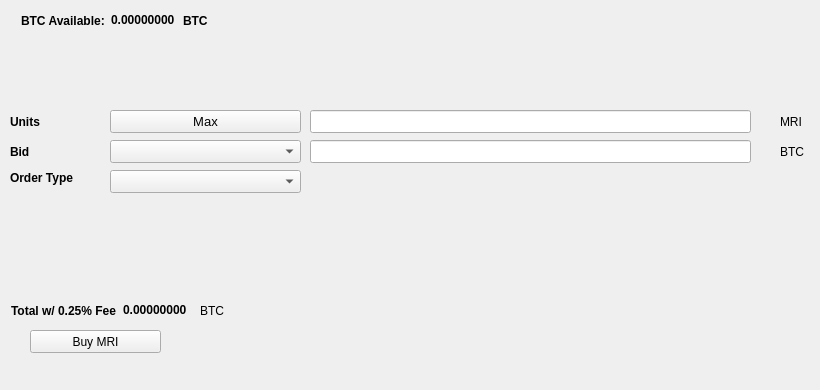
   <widget class="QWidget" name="BuyTab">
    <attribute name="title">
     <string>Buy</string>
    </attribute>
    <widget class="QPushButton" name="BuyMRI">
     <property name="geometry">
      <rect>
       <x>30</x>
       <y>330</y>
       <width>131</width>
       <height>23</height>
      </rect>
     </property>
     <property name="text">
      <string>Buy MRI</string>
     </property>
     <property name="icon">
      <iconset resource="../mirai.qrc">
       <normaloff>:/icons/bitcoin</normaloff>:/icons/bitcoin</iconset>
     </property>
    </widget>
    <widget class="QLabel" name="label_3">
     <property name="geometry">
      <rect>
       <x>10</x>
       <y>110</y>
       <width>46</width>
       <height>23</height>
      </rect>
     </property>
     <property name="font">
      <font>
       <weight>75</weight>
       <bold>true</bold>
      </font>
     </property>
     <property name="text">
      <string>Units</string>
     </property>
    </widget>
    <widget class="QLineEdit" name="UnitsInput">
     <property name="geometry">
      <rect>
       <x>310</x>
       <y>110</y>
       <width>441</width>
       <height>23</height>
      </rect>
     </property>
     <property name="font">
      <font>
       <pointsize>9</pointsize>
       <weight>75</weight>
       <bold>true</bold>
      </font>
     </property>
    </widget>
    <widget class="QLineEdit" name="BuyBidPriceEdit">
     <property name="geometry">
      <rect>
       <x>310</x>
       <y>140</y>
       <width>441</width>
       <height>23</height>
      </rect>
     </property>
     <property name="font">
      <font>
       <pointsize>9</pointsize>
       <weight>75</weight>
       <bold>true</bold>
      </font>
     </property>
    </widget>
    <widget class="QLabel" name="label_4">
     <property name="geometry">
      <rect>
       <x>780</x>
       <y>110</y>
       <width>31</width>
       <height>23</height>
      </rect>
     </property>
     <property name="text">
      <string>MRI</string>
     </property>
    </widget>
    <widget class="QLabel" name="label_5">
     <property name="geometry">
      <rect>
       <x>780</x>
       <y>140</y>
       <width>31</width>
       <height>23</height>
      </rect>
     </property>
     <property name="text">
      <string>BTC</string>
     </property>
    </widget>
    <widget class="QLabel" name="label_6">
     <property name="geometry">
      <rect>
       <x>10</x>
       <y>140</y>
       <width>46</width>
       <height>23</height>
      </rect>
     </property>
     <property name="font">
      <font>
       <weight>75</weight>
       <bold>true</bold>
      </font>
     </property>
     <property name="text">
      <string>Bid</string>
     </property>
    </widget>
    <widget class="QLabel" name="label_7">
     <property name="geometry">
      <rect>
       <x>10</x>
       <y>170</y>
       <width>91</width>
       <height>16</height>
      </rect>
     </property>
     <property name="font">
      <font>
       <weight>75</weight>
       <bold>true</bold>
      </font>
     </property>
     <property name="text">
      <string>Order Type</string>
     </property>
    </widget>
    <widget class="QPushButton" name="Buy_Max_Amount">
     <property name="geometry">
      <rect>
       <x>110</x>
       <y>110</y>
       <width>191</width>
       <height>23</height>
      </rect>
     </property>
     <property name="font">
      <font>
       <pointsize>10</pointsize>
      </font>
     </property>
     <property name="text">
      <string>Max</string>
     </property>
    </widget>
    <widget class="QComboBox" name="BuyBidcomboBox">
     <property name="geometry">
      <rect>
       <x>110</x>
       <y>140</y>
       <width>191</width>
       <height>23</height>
      </rect>
     </property>
     <property name="font">
      <font>
       <pointsize>10</pointsize>
      </font>
     </property>
    </widget>
    <widget class="QComboBox" name="buyOrdertypeCombo">
     <property name="geometry">
      <rect>
       <x>110</x>
       <y>170</y>
       <width>191</width>
       <height>23</height>
      </rect>
     </property>
     <property name="font">
      <font>
       <pointsize>10</pointsize>
      </font>
     </property>
    </widget>
    <widget class="QWidget" name="layoutWidget1">
     <property name="geometry">
      <rect>
       <x>21</x>
       <y>11</y>
       <width>227</width>
       <height>19</height>
      </rect>
     </property>
     <layout class="QHBoxLayout" name="horizontalLayout_3">
      <item>
       <widget class="QLabel" name="label232">
        <property name="font">
         <font>
          <weight>75</weight>
          <bold>true</bold>
         </font>
        </property>
        <property name="text">
         <string>BTC Available:</string>
        </property>
       </widget>
      </item>
      <item>
       <widget class="QLabel" name="BtcAvailableLbl">
        <property name="palette">
         <palette>
          <active>
           <colorrole role="WindowText">
            <brush brushstyle="SolidPattern">
             <color alpha="255">
              <red>0</red>
              <green>0</green>
              <blue>0</blue>
             </color>
            </brush>
           </colorrole>
           <colorrole role="Button">
            <brush brushstyle="SolidPattern">
             <color alpha="255">
              <red>0</red>
              <green>170</green>
              <blue>0</blue>
             </color>
            </brush>
           </colorrole>
           <colorrole role="Light">
            <brush brushstyle="SolidPattern">
             <color alpha="255">
              <red>0</red>
              <green>255</green>
              <blue>0</blue>
             </color>
            </brush>
           </colorrole>
           <colorrole role="Midlight">
            <brush brushstyle="SolidPattern">
             <color alpha="255">
              <red>0</red>
              <green>212</green>
              <blue>0</blue>
             </color>
            </brush>
           </colorrole>
           <colorrole role="Dark">
            <brush brushstyle="SolidPattern">
             <color alpha="255">
              <red>0</red>
              <green>85</green>
              <blue>0</blue>
             </color>
            </brush>
           </colorrole>
           <colorrole role="Mid">
            <brush brushstyle="SolidPattern">
             <color alpha="255">
              <red>0</red>
              <green>113</green>
              <blue>0</blue>
             </color>
            </brush>
           </colorrole>
           <colorrole role="Text">
            <brush brushstyle="SolidPattern">
             <color alpha="255">
              <red>0</red>
              <green>170</green>
              <blue>0</blue>
             </color>
            </brush>
           </colorrole>
           <colorrole role="BrightText">
            <brush brushstyle="SolidPattern">
             <color alpha="255">
              <red>255</red>
              <green>255</green>
              <blue>255</blue>
             </color>
            </brush>
           </colorrole>
           <colorrole role="ButtonText">
            <brush brushstyle="SolidPattern">
             <color alpha="255">
              <red>0</red>
              <green>0</green>
              <blue>0</blue>
             </color>
            </brush>
           </colorrole>
           <colorrole role="Base">
            <brush brushstyle="SolidPattern">
             <color alpha="255">
              <red>255</red>
              <green>255</green>
              <blue>255</blue>
             </color>
            </brush>
           </colorrole>
           <colorrole role="Window">
            <brush brushstyle="SolidPattern">
             <color alpha="255">
              <red>0</red>
              <green>170</green>
              <blue>0</blue>
             </color>
            </brush>
           </colorrole>
           <colorrole role="Shadow">
            <brush brushstyle="SolidPattern">
             <color alpha="255">
              <red>0</red>
              <green>0</green>
              <blue>0</blue>
             </color>
            </brush>
           </colorrole>
           <colorrole role="AlternateBase">
            <brush brushstyle="SolidPattern">
             <color alpha="255">
              <red>127</red>
              <green>212</green>
              <blue>127</blue>
             </color>
            </brush>
           </colorrole>
           <colorrole role="ToolTipBase">
            <brush brushstyle="SolidPattern">
             <color alpha="255">
              <red>255</red>
              <green>255</green>
              <blue>220</blue>
             </color>
            </brush>
           </colorrole>
           <colorrole role="ToolTipText">
            <brush brushstyle="SolidPattern">
             <color alpha="255">
              <red>0</red>
              <green>0</green>
              <blue>0</blue>
             </color>
            </brush>
           </colorrole>
          </active>
          <inactive>
           <colorrole role="WindowText">
            <brush brushstyle="SolidPattern">
             <color alpha="255">
              <red>0</red>
              <green>0</green>
              <blue>0</blue>
             </color>
            </brush>
           </colorrole>
           <colorrole role="Button">
            <brush brushstyle="SolidPattern">
             <color alpha="255">
              <red>0</red>
              <green>170</green>
              <blue>0</blue>
             </color>
            </brush>
           </colorrole>
           <colorrole role="Light">
            <brush brushstyle="SolidPattern">
             <color alpha="255">
              <red>0</red>
              <green>255</green>
              <blue>0</blue>
             </color>
            </brush>
           </colorrole>
           <colorrole role="Midlight">
            <brush brushstyle="SolidPattern">
             <color alpha="255">
              <red>0</red>
              <green>212</green>
              <blue>0</blue>
             </color>
            </brush>
           </colorrole>
           <colorrole role="Dark">
            <brush brushstyle="SolidPattern">
             <color alpha="255">
              <red>0</red>
              <green>85</green>
              <blue>0</blue>
             </color>
            </brush>
           </colorrole>
           <colorrole role="Mid">
            <brush brushstyle="SolidPattern">
             <color alpha="255">
              <red>0</red>
              <green>113</green>
              <blue>0</blue>
             </color>
            </brush>
           </colorrole>
           <colorrole role="Text">
            <brush brushstyle="SolidPattern">
             <color alpha="255">
              <red>0</red>
              <green>170</green>
              <blue>0</blue>
             </color>
            </brush>
           </colorrole>
           <colorrole role="BrightText">
            <brush brushstyle="SolidPattern">
             <color alpha="255">
              <red>255</red>
              <green>255</green>
              <blue>255</blue>
             </color>
            </brush>
           </colorrole>
           <colorrole role="ButtonText">
            <brush brushstyle="SolidPattern">
             <color alpha="255">
              <red>0</red>
              <green>0</green>
              <blue>0</blue>
             </color>
            </brush>
           </colorrole>
           <colorrole role="Base">
            <brush brushstyle="SolidPattern">
             <color alpha="255">
              <red>255</red>
              <green>255</green>
              <blue>255</blue>
             </color>
            </brush>
           </colorrole>
           <colorrole role="Window">
            <brush brushstyle="SolidPattern">
             <color alpha="255">
              <red>0</red>
              <green>170</green>
              <blue>0</blue>
             </color>
            </brush>
           </colorrole>
           <colorrole role="Shadow">
            <brush brushstyle="SolidPattern">
             <color alpha="255">
              <red>0</red>
              <green>0</green>
              <blue>0</blue>
             </color>
            </brush>
           </colorrole>
           <colorrole role="AlternateBase">
            <brush brushstyle="SolidPattern">
             <color alpha="255">
              <red>127</red>
              <green>212</green>
              <blue>127</blue>
             </color>
            </brush>
           </colorrole>
           <colorrole role="ToolTipBase">
            <brush brushstyle="SolidPattern">
             <color alpha="255">
              <red>255</red>
              <green>255</green>
              <blue>220</blue>
             </color>
            </brush>
           </colorrole>
           <colorrole role="ToolTipText">
            <brush brushstyle="SolidPattern">
             <color alpha="255">
              <red>0</red>
              <green>0</green>
              <blue>0</blue>
             </color>
            </brush>
           </colorrole>
          </inactive>
          <disabled>
           <colorrole role="WindowText">
            <brush brushstyle="SolidPattern">
             <color alpha="255">
              <red>0</red>
              <green>85</green>
              <blue>0</blue>
             </color>
            </brush>
           </colorrole>
           <colorrole role="Button">
            <brush brushstyle="SolidPattern">
             <color alpha="255">
              <red>0</red>
              <green>170</green>
              <blue>0</blue>
             </color>
            </brush>
           </colorrole>
           <colorrole role="Light">
            <brush brushstyle="SolidPattern">
             <color alpha="255">
              <red>0</red>
              <green>255</green>
              <blue>0</blue>
             </color>
            </brush>
           </colorrole>
           <colorrole role="Midlight">
            <brush brushstyle="SolidPattern">
             <color alpha="255">
              <red>0</red>
              <green>212</green>
              <blue>0</blue>
             </color>
            </brush>
           </colorrole>
           <colorrole role="Dark">
            <brush brushstyle="SolidPattern">
             <color alpha="255">
              <red>0</red>
              <green>85</green>
              <blue>0</blue>
             </color>
            </brush>
           </colorrole>
           <colorrole role="Mid">
            <brush brushstyle="SolidPattern">
             <color alpha="255">
              <red>0</red>
              <green>113</green>
              <blue>0</blue>
             </color>
            </brush>
           </colorrole>
           <colorrole role="Text">
            <brush brushstyle="SolidPattern">
             <color alpha="255">
              <red>0</red>
              <green>85</green>
              <blue>0</blue>
             </color>
            </brush>
           </colorrole>
           <colorrole role="BrightText">
            <brush brushstyle="SolidPattern">
             <color alpha="255">
              <red>255</red>
              <green>255</green>
              <blue>255</blue>
             </color>
            </brush>
           </colorrole>
           <colorrole role="ButtonText">
            <brush brushstyle="SolidPattern">
             <color alpha="255">
              <red>0</red>
              <green>85</green>
              <blue>0</blue>
             </color>
            </brush>
           </colorrole>
           <colorrole role="Base">
            <brush brushstyle="SolidPattern">
             <color alpha="255">
              <red>0</red>
              <green>170</green>
              <blue>0</blue>
             </color>
            </brush>
           </colorrole>
           <colorrole role="Window">
            <brush brushstyle="SolidPattern">
             <color alpha="255">
              <red>0</red>
              <green>170</green>
              <blue>0</blue>
             </color>
            </brush>
           </colorrole>
           <colorrole role="Shadow">
            <brush brushstyle="SolidPattern">
             <color alpha="255">
              <red>0</red>
              <green>0</green>
              <blue>0</blue>
             </color>
            </brush>
           </colorrole>
           <colorrole role="AlternateBase">
            <brush brushstyle="SolidPattern">
             <color alpha="255">
              <red>0</red>
              <green>170</green>
              <blue>0</blue>
             </color>
            </brush>
           </colorrole>
           <colorrole role="ToolTipBase">
            <brush brushstyle="SolidPattern">
             <color alpha="255">
              <red>255</red>
              <green>255</green>
              <blue>220</blue>
             </color>
            </brush>
           </colorrole>
           <colorrole role="ToolTipText">
            <brush brushstyle="SolidPattern">
             <color alpha="255">
              <red>0</red>
              <green>0</green>
              <blue>0</blue>
             </color>
            </brush>
           </colorrole>
          </disabled>
         </palette>
        </property>
        <property name="font">
         <font>
          <weight>75</weight>
          <bold>true</bold>
         </font>
        </property>
        <property name="text">
         <string>0.00000000</string>
        </property>
        <property name="textInteractionFlags">
         <set>Qt::LinksAccessibleByMouse|Qt::TextSelectableByKeyboard|Qt::TextSelectableByMouse</set>
        </property>
       </widget>
      </item>
      <item>
       <widget class="QLabel" name="BtcAvailableLbl_2">
        <property name="font">
         <font>
          <weight>75</weight>
          <bold>true</bold>
         </font>
        </property>
        <property name="text">
         <string>BTC</string>
        </property>
       </widget>
      </item>
     </layout>
    </widget>
    <widget class="QWidget" name="layoutWidge2">
     <property name="geometry">
      <rect>
       <x>11</x>
       <y>301</y>
       <width>259</width>
       <height>19</height>
      </rect>
     </property>
     <layout class="QHBoxLayout" name="horizontalLayout_4">
      <item>
       <widget class="QLabel" name="label_9">
        <property name="font">
         <font>
          <weight>75</weight>
          <bold>true</bold>
         </font>
        </property>
        <property name="text">
         <string>Total w/ 0.25% Fee</string>
        </property>
       </widget>
      </item>
      <item>
       <widget class="QLabel" name="BuyCostLabel">
        <property name="palette">
         <palette>
          <active>
           <colorrole role="WindowText">
            <brush brushstyle="SolidPattern">
             <color alpha="255">
              <red>0</red>
              <green>0</green>
              <blue>0</blue>
             </color>
            </brush>
           </colorrole>
           <colorrole role="Button">
            <brush brushstyle="SolidPattern">
             <color alpha="255">
              <red>0</red>
              <green>170</green>
              <blue>0</blue>
             </color>
            </brush>
           </colorrole>
           <colorrole role="Light">
            <brush brushstyle="SolidPattern">
             <color alpha="255">
              <red>0</red>
              <green>255</green>
              <blue>0</blue>
             </color>
            </brush>
           </colorrole>
           <colorrole role="Midlight">
            <brush brushstyle="SolidPattern">
             <color alpha="255">
              <red>0</red>
              <green>212</green>
              <blue>0</blue>
             </color>
            </brush>
           </colorrole>
           <colorrole role="Dark">
            <brush brushstyle="SolidPattern">
             <color alpha="255">
              <red>0</red>
              <green>85</green>
              <blue>0</blue>
             </color>
            </brush>
           </colorrole>
           <colorrole role="Mid">
            <brush brushstyle="SolidPattern">
             <color alpha="255">
              <red>0</red>
              <green>113</green>
              <blue>0</blue>
             </color>
            </brush>
           </colorrole>
           <colorrole role="Text">
            <brush brushstyle="SolidPattern">
             <color alpha="255">
              <red>0</red>
              <green>170</green>
              <blue>0</blue>
             </color>
            </brush>
           </colorrole>
           <colorrole role="BrightText">
            <brush brushstyle="SolidPattern">
             <color alpha="255">
              <red>255</red>
              <green>255</green>
              <blue>255</blue>
             </color>
            </brush>
           </colorrole>
           <colorrole role="ButtonText">
            <brush brushstyle="SolidPattern">
             <color alpha="255">
              <red>0</red>
              <green>0</green>
              <blue>0</blue>
             </color>
            </brush>
           </colorrole>
           <colorrole role="Base">
            <brush brushstyle="SolidPattern">
             <color alpha="255">
              <red>255</red>
              <green>255</green>
              <blue>255</blue>
             </color>
            </brush>
           </colorrole>
           <colorrole role="Window">
            <brush brushstyle="SolidPattern">
             <color alpha="255">
              <red>0</red>
              <green>170</green>
              <blue>0</blue>
             </color>
            </brush>
           </colorrole>
           <colorrole role="Shadow">
            <brush brushstyle="SolidPattern">
             <color alpha="255">
              <red>0</red>
              <green>0</green>
              <blue>0</blue>
             </color>
            </brush>
           </colorrole>
           <colorrole role="AlternateBase">
            <brush brushstyle="SolidPattern">
             <color alpha="255">
              <red>127</red>
              <green>212</green>
              <blue>127</blue>
             </color>
            </brush>
           </colorrole>
           <colorrole role="ToolTipBase">
            <brush brushstyle="SolidPattern">
             <color alpha="255">
              <red>255</red>
              <green>255</green>
              <blue>220</blue>
             </color>
            </brush>
           </colorrole>
           <colorrole role="ToolTipText">
            <brush brushstyle="SolidPattern">
             <color alpha="255">
              <red>0</red>
              <green>0</green>
              <blue>0</blue>
             </color>
            </brush>
           </colorrole>
          </active>
          <inactive>
           <colorrole role="WindowText">
            <brush brushstyle="SolidPattern">
             <color alpha="255">
              <red>0</red>
              <green>0</green>
              <blue>0</blue>
             </color>
            </brush>
           </colorrole>
           <colorrole role="Button">
            <brush brushstyle="SolidPattern">
             <color alpha="255">
              <red>0</red>
              <green>170</green>
              <blue>0</blue>
             </color>
            </brush>
           </colorrole>
           <colorrole role="Light">
            <brush brushstyle="SolidPattern">
             <color alpha="255">
              <red>0</red>
              <green>255</green>
              <blue>0</blue>
             </color>
            </brush>
           </colorrole>
           <colorrole role="Midlight">
            <brush brushstyle="SolidPattern">
             <color alpha="255">
              <red>0</red>
              <green>212</green>
              <blue>0</blue>
             </color>
            </brush>
           </colorrole>
           <colorrole role="Dark">
            <brush brushstyle="SolidPattern">
             <color alpha="255">
              <red>0</red>
              <green>85</green>
              <blue>0</blue>
             </color>
            </brush>
           </colorrole>
           <colorrole role="Mid">
            <brush brushstyle="SolidPattern">
             <color alpha="255">
              <red>0</red>
              <green>113</green>
              <blue>0</blue>
             </color>
            </brush>
           </colorrole>
           <colorrole role="Text">
            <brush brushstyle="SolidPattern">
             <color alpha="255">
              <red>0</red>
              <green>170</green>
              <blue>0</blue>
             </color>
            </brush>
           </colorrole>
           <colorrole role="BrightText">
            <brush brushstyle="SolidPattern">
             <color alpha="255">
              <red>255</red>
              <green>255</green>
              <blue>255</blue>
             </color>
            </brush>
           </colorrole>
           <colorrole role="ButtonText">
            <brush brushstyle="SolidPattern">
             <color alpha="255">
              <red>0</red>
              <green>0</green>
              <blue>0</blue>
             </color>
            </brush>
           </colorrole>
           <colorrole role="Base">
            <brush brushstyle="SolidPattern">
             <color alpha="255">
              <red>255</red>
              <green>255</green>
              <blue>255</blue>
             </color>
            </brush>
           </colorrole>
           <colorrole role="Window">
            <brush brushstyle="SolidPattern">
             <color alpha="255">
              <red>0</red>
              <green>170</green>
              <blue>0</blue>
             </color>
            </brush>
           </colorrole>
           <colorrole role="Shadow">
            <brush brushstyle="SolidPattern">
             <color alpha="255">
              <red>0</red>
              <green>0</green>
              <blue>0</blue>
             </color>
            </brush>
           </colorrole>
           <colorrole role="AlternateBase">
            <brush brushstyle="SolidPattern">
             <color alpha="255">
              <red>127</red>
              <green>212</green>
              <blue>127</blue>
             </color>
            </brush>
           </colorrole>
           <colorrole role="ToolTipBase">
            <brush brushstyle="SolidPattern">
             <color alpha="255">
              <red>255</red>
              <green>255</green>
              <blue>220</blue>
             </color>
            </brush>
           </colorrole>
           <colorrole role="ToolTipText">
            <brush brushstyle="SolidPattern">
             <color alpha="255">
              <red>0</red>
              <green>0</green>
              <blue>0</blue>
             </color>
            </brush>
           </colorrole>
          </inactive>
          <disabled>
           <colorrole role="WindowText">
            <brush brushstyle="SolidPattern">
             <color alpha="255">
              <red>0</red>
              <green>85</green>
              <blue>0</blue>
             </color>
            </brush>
           </colorrole>
           <colorrole role="Button">
            <brush brushstyle="SolidPattern">
             <color alpha="255">
              <red>0</red>
              <green>170</green>
              <blue>0</blue>
             </color>
            </brush>
           </colorrole>
           <colorrole role="Light">
            <brush brushstyle="SolidPattern">
             <color alpha="255">
              <red>0</red>
              <green>255</green>
              <blue>0</blue>
             </color>
            </brush>
           </colorrole>
           <colorrole role="Midlight">
            <brush brushstyle="SolidPattern">
             <color alpha="255">
              <red>0</red>
              <green>212</green>
              <blue>0</blue>
             </color>
            </brush>
           </colorrole>
           <colorrole role="Dark">
            <brush brushstyle="SolidPattern">
             <color alpha="255">
              <red>0</red>
              <green>85</green>
              <blue>0</blue>
             </color>
            </brush>
           </colorrole>
           <colorrole role="Mid">
            <brush brushstyle="SolidPattern">
             <color alpha="255">
              <red>0</red>
              <green>113</green>
              <blue>0</blue>
             </color>
            </brush>
           </colorrole>
           <colorrole role="Text">
            <brush brushstyle="SolidPattern">
             <color alpha="255">
              <red>0</red>
              <green>85</green>
              <blue>0</blue>
             </color>
            </brush>
           </colorrole>
           <colorrole role="BrightText">
            <brush brushstyle="SolidPattern">
             <color alpha="255">
              <red>255</red>
              <green>255</green>
              <blue>255</blue>
             </color>
            </brush>
           </colorrole>
           <colorrole role="ButtonText">
            <brush brushstyle="SolidPattern">
             <color alpha="255">
              <red>0</red>
              <green>85</green>
              <blue>0</blue>
             </color>
            </brush>
           </colorrole>
           <colorrole role="Base">
            <brush brushstyle="SolidPattern">
             <color alpha="255">
              <red>0</red>
              <green>170</green>
              <blue>0</blue>
             </color>
            </brush>
           </colorrole>
           <colorrole role="Window">
            <brush brushstyle="SolidPattern">
             <color alpha="255">
              <red>0</red>
              <green>170</green>
              <blue>0</blue>
             </color>
            </brush>
           </colorrole>
           <colorrole role="Shadow">
            <brush brushstyle="SolidPattern">
             <color alpha="255">
              <red>0</red>
              <green>0</green>
              <blue>0</blue>
             </color>
            </brush>
           </colorrole>
           <colorrole role="AlternateBase">
            <brush brushstyle="SolidPattern">
             <color alpha="255">
              <red>0</red>
              <green>170</green>
              <blue>0</blue>
             </color>
            </brush>
           </colorrole>
           <colorrole role="ToolTipBase">
            <brush brushstyle="SolidPattern">
             <color alpha="255">
              <red>255</red>
              <green>255</green>
              <blue>220</blue>
             </color>
            </brush>
           </colorrole>
           <colorrole role="ToolTipText">
            <brush brushstyle="SolidPattern">
             <color alpha="255">
              <red>0</red>
              <green>0</green>
              <blue>0</blue>
             </color>
            </brush>
           </colorrole>
          </disabled>
         </palette>
        </property>
        <property name="font">
         <font>
          <weight>75</weight>
          <bold>true</bold>
         </font>
        </property>
        <property name="autoFillBackground">
         <bool>false</bool>
        </property>
        <property name="text">
         <string>0.00000000</string>
        </property>
        <property name="textInteractionFlags">
         <set>Qt::LinksAccessibleByMouse|Qt::TextSelectableByMouse</set>
        </property>
       </widget>
      </item>
      <item>
       <widget class="QLabel" name="label_10">
        <property name="font">
         <font>
          <weight>50</weight>
          <bold>false</bold>
         </font>
        </property>
        <property name="text">
         <string>BTC</string>
        </property>
       </widget>
      </item>
     </layout>
    </widget>
    <widget class="QLabel" name="label_24">
     <property name="geometry">
      <rect>
       <x>460</x>
       <y>300</y>
       <width>281</width>
       <height>81</height>
      </rect>
     </property>
     <property name="text">
      <string/>
     </property>
     <property name="pixmap">
      <pixmap>:/images/bittrex</pixmap>
     </property>
    </widget>
   </widget>
